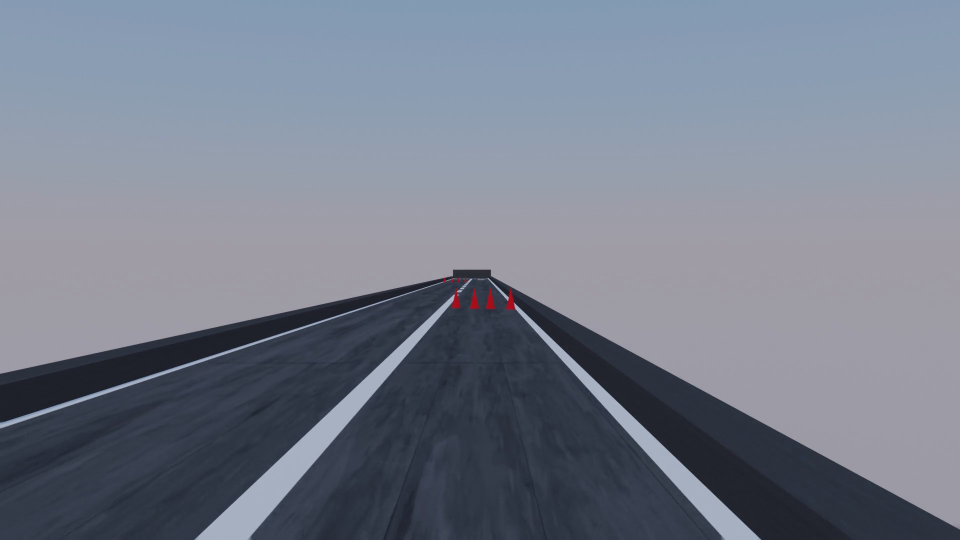
//> input picture frame 35 of Codes/UVproj/1.mp4, 1920 x 1080 px (shown at 1/2 size)
$ ./all_in_one   (built with g++ and OpenCV 4)
//> lines starting //> are read from the running program, lines starting //| are printed output that depends on the picture; after the words box and inside, x2 and y2 are one past the last pixel; in counts of white or black regions, pixels touching at a corner belong together
//> in VideoProcess, frame is the input picture: 1080 rows x 1920 cols, CV_8UC3; mean B, G, R 140.4, 125.4, 118.6
#include <iostream>
#include <math.h>
#include <numeric>
#include <opencv4/opencv2/opencv.hpp>
#include <vector>
#include <opencv4/opencv2/core.hpp>

bool IF_READY = false;
bool IF_STOP = false; // 是否停止
bool IF_SLOW = false; // 是否减速

int ready_count = 0;
int zbera_count = 0;   // 识别到斑马线的帧数
int rhombus_count = 0; // 识别到菱形标的帧数

/* ROI区域提取
    @param inputFrame 输入图像
    @param points ROI区域的边界坐标点集

    @return ROI区域的Mat矩阵
*/
cv::Mat ROI_extract(cv::Mat inputFrame, std::vector<cv::Point> points)
{
    cv::Mat dst, src;
    src = inputFrame;
    cv::Mat ROI = cv::Mat::zeros(src.size(), CV_8UC1);
    std::vector<std::vector<cv::Point>> contours; // 轮廓
    std::vector<cv::Point> pts;

    for (int i = 0; i < points.size(); i++)
    {
        pts.push_back(points[i]);
    }

    contours.push_back(pts);
    drawContours(ROI, contours, 0, cv::Scalar(255), -1); // 用白色填充多边形区域
    src.copyTo(dst, ROI);                                // 掩码运算

    return dst;
}

/* 两点间距离计算
    @param point0 起始点
    @param pointA 结束点

    @return distance 斜率
*/
double getDistance(cv::Point pointO, cv::Point pointA)
{
    double distance;
    distance = powf((pointO.x - pointA.x), 2) + powf((pointO.y - pointA.y), 2);
    distance = sqrtf(distance);

    return distance;
}

/* 绝对值计算
    @param input 输入值

    @return 输入值的绝对值
*/
template <typename T>
// [4 lines left out: function getAbs, not called in this run]

/* 直线斜率计算
    @param pointA 直线上第一点
    @param pointB 直线上第二点

    @return slope 斜率
*/
// [7 lines left out: function getSlope, not called in this run]

/* 斑马线识别函数
    @param frame 要处理的帧
    @param draw 要绘制轮廓的图像
*/
cv::Mat If_ZebraCrossing(cv::Mat frame, cv::Mat draw)
{

    /**** 识别前 图像处理 ****/
    cv::Mat gray, ROI, bulr, thres, canny, element, dilate;
    bool Is_approach = false;

    // ROI提取
    std::vector<cv::Point> points;
    double max_X = frame.size().width;
    double max_Y = frame.size().height;
    points.push_back(cv::Point((max_X / 5) * 1, max_Y));           // LD
    points.push_back(cv::Point((max_X / 5) * 4, max_Y));           // RD
    points.push_back(cv::Point((max_X / 5) * 3, (max_Y / 5) * 3)); // RU
    points.push_back(cv::Point((max_X / 5) * 2, (max_Y / 5) * 3)); // RD
    ROI = ROI_extract(frame, points);
//> in ROI_extract, `drawContours(ROI, contours, 0, cv::Scalar(255), -1);`:
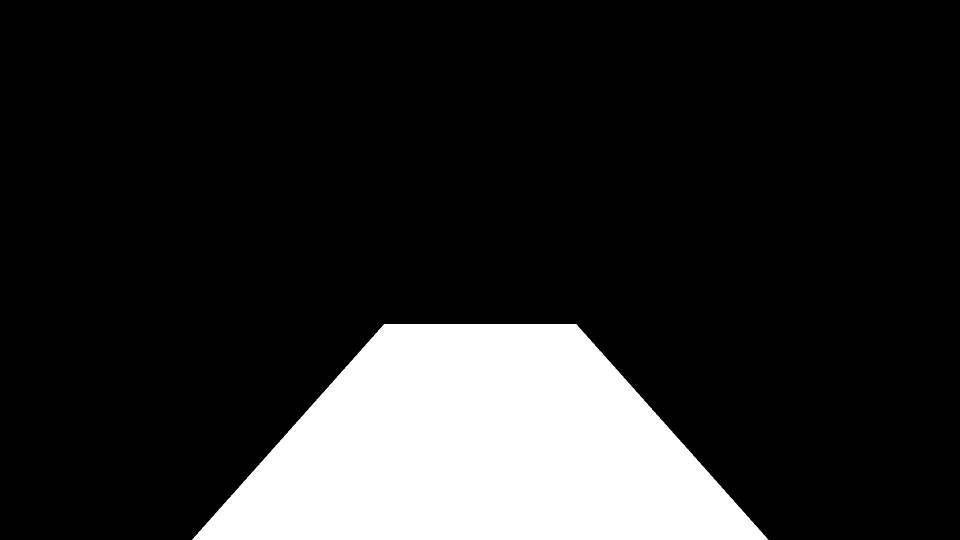
//> ROI: 1080 rows x 1920 cols, CV_8UC1 (shown at 1/2 size); 16% white; 1 white region, box (x1, y1, x2, y2) and area: (384, 648, 1537, 1080) 332208
//> in ROI_extract, `src.copyTo(dst, ROI);`:
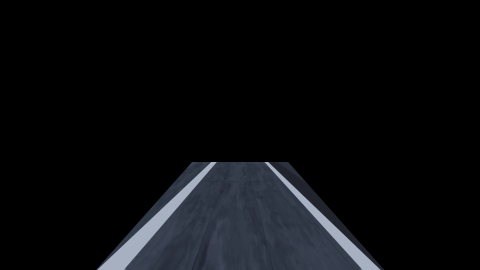
//> dst: 1080 rows x 1920 cols, CV_8UC3 (shown at 1/4 size); mean B, G, R 13.9, 11.6, 10.4
    line(draw, points[1], points[2], cv::Scalar(0, 255, 0), 1, 8);
//> draw: 1080 rows x 1920 cols, CV_8UC3; 432 pixels changed, all inside (x1, y1, x2, y2) = (1152, 648, 1537, 1080)
    line(draw, points[2], points[3], cv::Scalar(0, 255, 0), 1, 8);
//> draw: 1080 rows x 1920 cols, CV_8UC3; mean B, G, R 140.3, 125.5, 118.5
    line(draw, points[3], points[0], cv::Scalar(0, 255, 0), 1, 8);
//> draw: 1080 rows x 1920 cols, CV_8UC3; mean B, G, R 140.3, 125.5, 118.5
    // 转灰度
    cv::cvtColor(ROI, gray, cv::COLOR_BGR2GRAY);
    // 高斯滤波
    cv::GaussianBlur(gray, bulr, cv::Size(7, 7), 0, 0);
    // 阈值化处理
    cv::threshold(bulr, thres, 150, 255, cv::THRESH_BINARY);
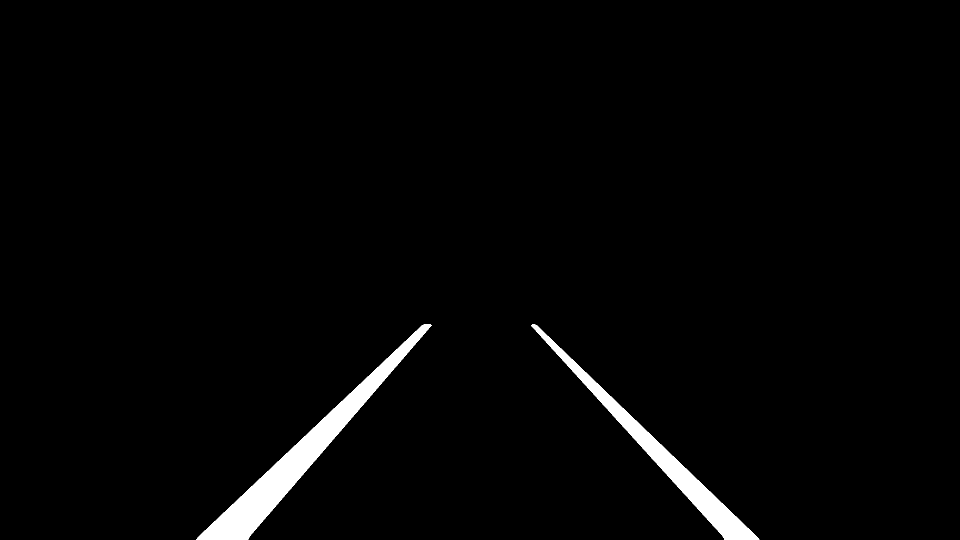
//> thres: 1080 rows x 1920 cols, CV_8UC1 (shown at 1/2 size); 2.1% white; 2 white regions, box (x1, y1, x2, y2) and area: (392, 649, 863, 1080) 26365, (1062, 649, 1519, 1080) 17333
    // 腐蚀处理(防止斑马线与停止线粘连)
    element = cv::getStructuringElement(cv::MORPH_RECT, cv::Size(5, 5));
    cv::dilate(thres, dilate, element);
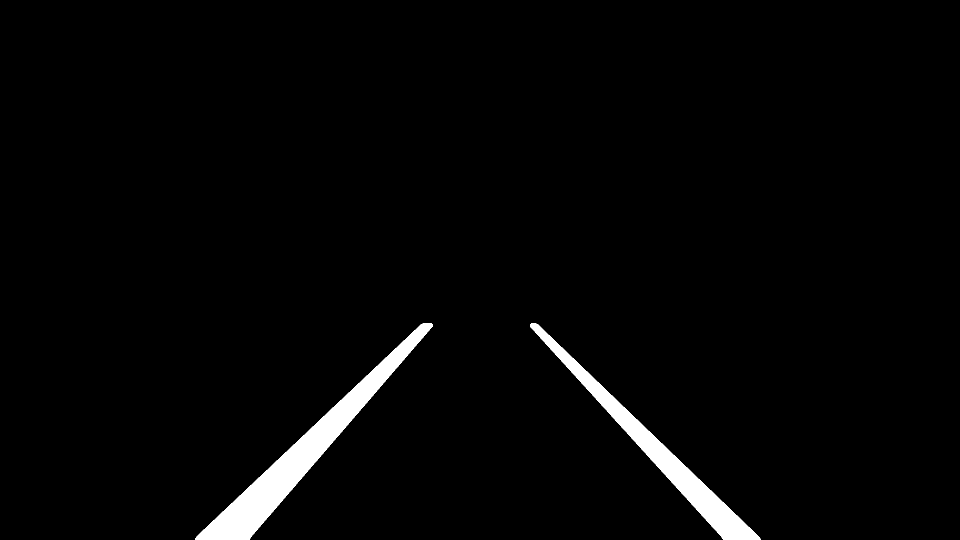
//> dilate: 1080 rows x 1920 cols, CV_8UC1 (shown at 1/2 size); 2.4% white; 2 white regions
    /**** 识别前图像处理 结束 ****/

    /**** 识别斑马线块 ****/
    // 定义-存储轮廓
    std::vector<std::vector<cv::Point>> contours;
    // 定义-存储轮廓层级信息
    std::vector<cv::Vec4i> hierachy;
    // 查找轮廓
    cv::findContours(dilate, contours, hierachy, cv::RETR_TREE,
                     cv::CHAIN_APPROX_NONE);
//> contours = 2 contours; box (x1, y1, x2, y2) and area: (390, 647, 865, 1080) 29263, (1060, 647, 1521, 1080) 20268
    // 定义-存储满足条件的四边形角点集合
    std::vector<cv::Point> all_points;

    // 定义-斑马线白块的总面积
    double white_area = 0;
    // 定义-斑马线白块的补偿面积(应用: （凸包面积 + 补偿面积） 应等于 （斑马线白块的总面积 * 2） )
    double white_extern_area = 0;

    // 定义-最小轮廓面积
    int min_area = 1000;
    for (int i = 0; i < contours.size(); i++)
    {
        if (cv::contourArea(contours[i]) > min_area)
        {
            // 定义-存储多边形逼近的角点
            std::vector<cv::Point2f> points;
            // 多边形逼近
            cv::approxPolyDP(contours[i], points, 10.0, true);

            // 筛选出四边形
            if (points.size() == 4)
            {

                // 绘制角点
                for (int j = 0; j < points.size(); j++)
                {
                    std::string text = std::to_string(j + 1);
                    cv::putText(draw, text, points[j], 1, 3, cv::Scalar(255, 0, 0), 2, 8);
                    cv::circle(draw, points[j], 4, cv::Scalar(255, 0, 0), -1, 8,
                               0);
                }
                // 绘制轮廓
                for (int j = 0; j < contours[i].size(); j++)
                {
                    cv::circle(draw, contours[i][j], 1, cv::Scalar(0, 255, 0), -1, 8,
                               0);
                }

                // 按长宽比例筛选四边形

                // 定义-长宽比(利用问号表达式使其大于一)
                double len_to_wid_ratio = (getDistance(points[0], points[1]) >= getDistance(points[1], points[2])) ? (getDistance(points[0], points[1]) / getDistance(points[1], points[2])) : (getDistance(points[1], points[2]) / getDistance(points[0], points[1]));

                if (len_to_wid_ratio < 6)
                {
                    for (int j = 0; j < 4; j++)
                    {
                        all_points.push_back(points[j]);
                    }
                    if (white_extern_area == 0)
                    {
                        white_extern_area = cv::contourArea(contours[i]);
                    }
                    white_area += cv::contourArea(contours[i]);
                    cv::putText(draw, "ZebraBlock", points[0], 1, 1, cv::Scalar(255, 255, 0), 2, 8);
                }
            }
        }
    }
//> this loop made 2 passes
//> (distance in getDistance, distance in getDistance (second call), len_to_wid_ratio) on passes 1 to 2: (579.2, 73, 7.93), (22, 624.6, 28.39)
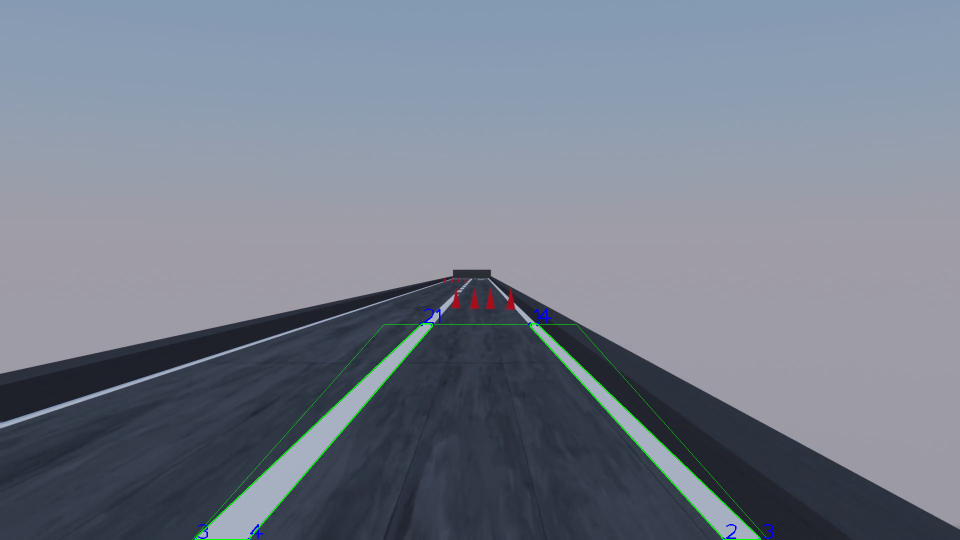
//> draw: 1080 rows x 1920 cols, CV_8UC3 (shown at 1/2 size); mean B, G, R 140.2, 126, 118.3
//> after the loop, white_extern_area = 0; white_area = 0
    /**** 识别斑马线块 结束 ****/

    /**** 识别斑马线 ****/
    // 如果四边形数量大于3认为有可能识别到斑马线
    if (all_points.size() >= 16)
    {
        // 定义-凸包点集
        std::vector<cv::Point> hull_points;
        // 求凸包点集
        cv::convexHull(all_points, hull_points);
        // 求凸包面积
        double hull_area = cv::contourArea(hull_points);

        // 定义-最小外接矩形
        cv::RotatedRect box;
        cv::Point2f rect[4];
        // 计算每个轮廓最小外接矩形
        box = cv::minAreaRect(cv::Mat(all_points));
        // 把最小外接矩形四个端点复制给rect数组
        box.points(rect);
        // 求外接矩形长宽
        unsigned int width = (getDistance(rect[0], rect[1]) > getDistance(rect[1], rect[2])) ? (getDistance(rect[0], rect[1])) : (getDistance(rect[1], rect[2])),
                     length = (getDistance(rect[0], rect[1]) < getDistance(rect[1], rect[2])) ? (getDistance(rect[0], rect[1])) : (getDistance(rect[1], rect[2]));

        // 求最靠近视频流底部的点
        double y_max = 0;
        for (int i = 0; i < 4; i++)
        {
            if (y_max < rect[i].y)
                y_max = rect[i].y;
        }

        // 定义斑马线总长宽比
        double zebra_ratio = 4.5;
        // 求置信度(凸包面积 + 补偿面积 ?= 斑马线块总面积*2)
        double confidence_level = ((hull_area + white_extern_area) <= (white_area * 2)) ? ((hull_area + white_extern_area) / (white_area * 2)) : ((white_area * 2) / (hull_area + white_extern_area));
        // 文字信息
        std::string text = "ZebraCrossing|Score:";
        text.append(std::to_string(confidence_level));
        text.append("|Dist:");
        text.append(std::to_string(frame.size().height - y_max));

        /* 最后的筛选：
            1.判断外接矩形长宽是否符合比例
            2.判断置信度是否大于0.8
            3.判断斑马线距离视频流底部距离是否小于100px
           如果满足：
            识别到斑马线的帧数（zbera_count）+1
        */
        if ((length * zebra_ratio < width) && (confidence_level >= 0.8) && (frame.size().height - y_max < 100))
        {
            // 视觉显示
            cv::putText(draw, text, rect[0], 1, 3, cv::Scalar(0, 255, 0), 2, 8);
            for (int j = 0; j < 4; j++)
            {
                line(draw, rect[j], rect[(j + 1) % 4], cv::Scalar(0, 255, 0), 3, 8); // 绘制最小外接矩形每条边
            }
            //

            zbera_count++;
            Is_approach = true;
        }
        else
        {
            cv::putText(draw, text, rect[0], 1, 3, cv::Scalar(0, 0, 255), 2, 8);
            for (int j = 0; j < 4; j++)
            {
                line(draw, rect[j], rect[(j + 1) % 4], cv::Scalar(0, 0, 255), 3, 8); // 绘制最小外接矩形每条边
            }
        }
    }
    /**** 识别斑马线 结束 ****/

    /* 判断是否停止：
        当 zbera_count > 5 且 斑马线距离视频流底部距离满足条件 时 输出停止信号
    */
    cv::String text = "IF_STOP:";
    if ((zbera_count > 5) && Is_approach == true)
    {
        IF_STOP = true;
    }

    if (IF_STOP == true)
    {
        text.append("YES");
        cv::putText(draw, std::to_string(zbera_count), cv::Point(50, 100), 1, 4, cv::Scalar(0, 255, 0), 4, 8);
        cv::putText(draw, text, cv::Point(50, 50), 1, 4, cv::Scalar(0, 255, 0), 4, 8);
    }
    else
    {
        text.append("NO");
        cv::putText(draw, std::to_string(zbera_count), cv::Point(50, 100), 1, 4, cv::Scalar(0, 0, 255), 4, 8);
//> draw: 1080 rows x 1920 cols, CV_8UC3; 472 pixels changed, all inside (x1, y1, x2, y2) = (56, 58, 85, 99)
        cv::putText(draw, text, cv::Point(50, 50), 1, 4, cv::Scalar(0, 0, 255), 4, 8);
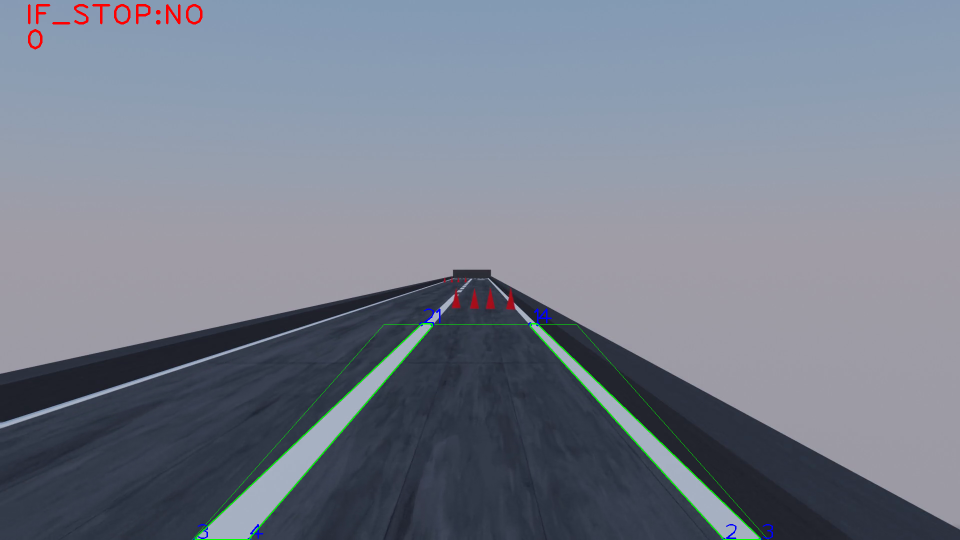
//> draw: 1080 rows x 1920 cols, CV_8UC3 (shown at 1/2 size); mean B, G, R 139.8, 125.7, 118.5
//> text = "IF_STOP:NO"
    }

    return draw;
}

/* 菱形标识别函数
    @param frame: 要处理的帧
    @param draw: 要绘制轮廓的图像
*/
// [145 lines left out: function If_Rhombus, not called in this run]

void VideoProcess(cv::VideoCapture video)
{
    cv::namedWindow("a", 0);
    cv::resizeWindow("a", 1000, 500);

    int count = 0;
    while (1)
    {

        count++;

        cv::Mat frame, draw;
        video >> frame; // 从视频中读取一帧图像
        draw = frame;

        if (frame.empty())
            break; // 如果图像为空，表示已经读取完所有帧，跳出循环

        double time0 = static_cast<double>(cv::getTickCount());

        if (count > 0)
        {
            frame = If_ZebraCrossing(frame, draw);

            cv::imshow("a", frame);
            cv::waitKey(1);
        }

        cv::waitKey(1);

        double time1 = ((double)cv::getTickCount() - time0) / cv::getTickFrequency();

        std::cout << "FPS: " << (int)(1 / time1) << " | "
                  << "Processing frame: " << count << std::endl;
    }
}

// [64 lines of commented-out code are left out]

int main()
{
    cv::VideoCapture video;
    video.open("1.mp4"); // 打开视频文件/摄像头

    VideoProcess(video); // 处理视频帧

    video.release(); // 关闭视频文件/摄像头

    return 0;
}

$ run again, starting later in the video
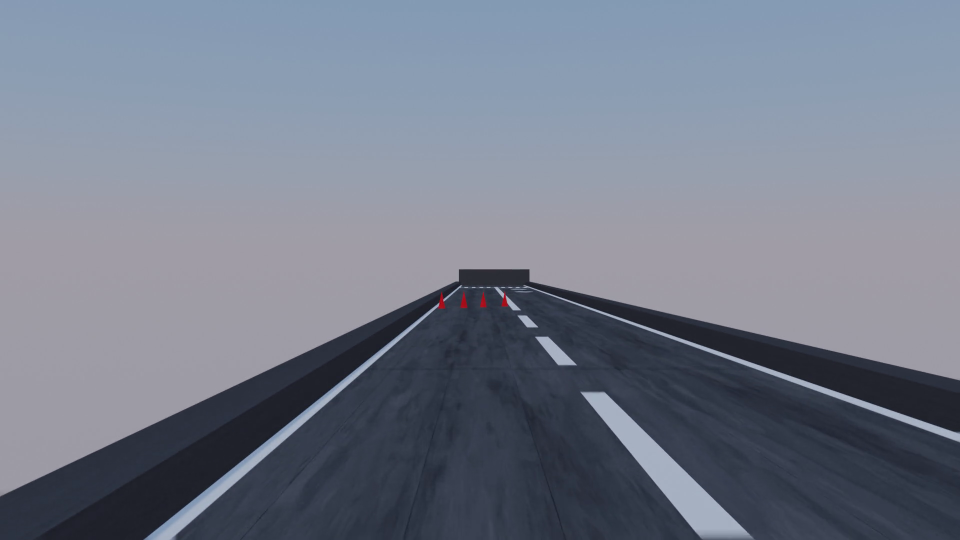
//> input picture frame 157 of Codes/UVproj/1.mp4, 1920 x 1080 px (shown at 1/2 size)
//> in VideoProcess, frame is the input picture: 1080 rows x 1920 cols, CV_8UC3; mean B, G, R 138.8, 123.8, 116.8
//> ROI: 1080 rows x 1920 cols, CV_8UC1; 16% white; 1 white region, box (x1, y1, x2, y2) and area: (384, 648, 1537, 1080) 332208
//> in If_ZebraCrossing, `cv::threshold(bulr, thres, 150, 255, cv::THRESH_BINARY);`:
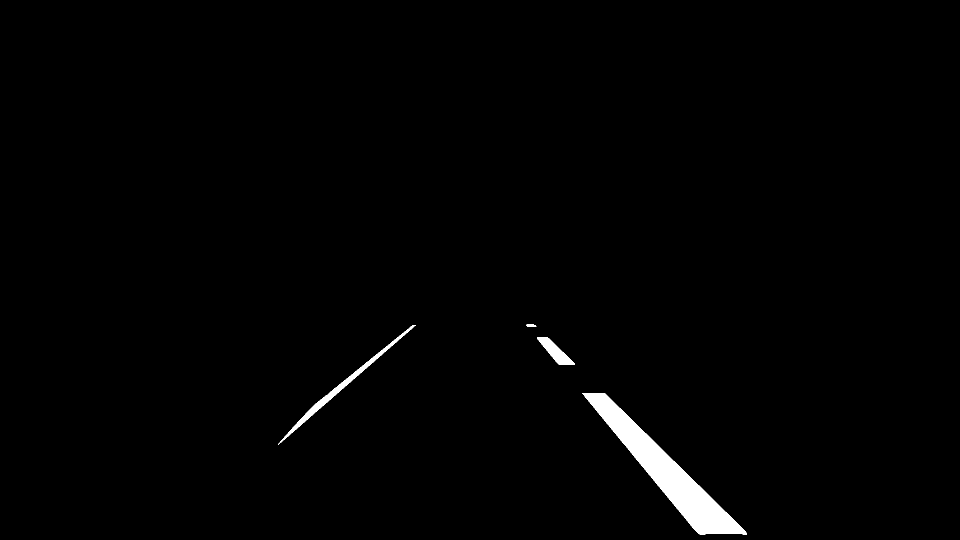
//> thres: 1080 rows x 1920 cols, CV_8UC1 (shown at 1/2 size); 1.2% white; 4 white regions, box (x1, y1, x2, y2) and area: (1165, 786, 1494, 1069) 20694, (556, 650, 831, 890) 3013, (1074, 675, 1150, 729) 1586, (1052, 649, 1073, 654) 86
//> dilate: 1080 rows x 1920 cols, CV_8UC1; 1.5% white; 4 white regions
//> in If_ZebraCrossing, `cv::findContours(dilate, contours, hierachy, cv::RETR_TREE, cv::CHAIN_..`: contours = 4 contours; box (x1, y1, x2, y2) and area: (1163, 784, 1496, 1071) 22799, (554, 648, 833, 892) 4801, (1072, 673, 1152, 731) 2032, (1050, 647, 1075, 656) 177
//> the loop in If_ZebraCrossing, `for (int i = 0; i < contours.size(); i++)` made 4 passes
//> (distance in getDistance, distance in getDistance (second call), len_to_wid_ratio, white_extern_area, white_area) on pass 1: (367.5, 100, 3.67, 22799, 22799)
//> after the loop in If_ZebraCrossing, `for (int i = 0; i < contours.size(); i++)`: all_points = 8 Points (x, y): [1163, 784], [1395, 1069], [1495, 1070], [1212, 785], [1072, 673], [1115, 730], [1151, 730], [1099, 674]; white_extern_area = 22799; white_area = 24831
//> in If_ZebraCrossing, `cv::putText(draw, text, cv::Point(50, 50), 1, 4, cv::Scalar(0, 0, 255)..`:
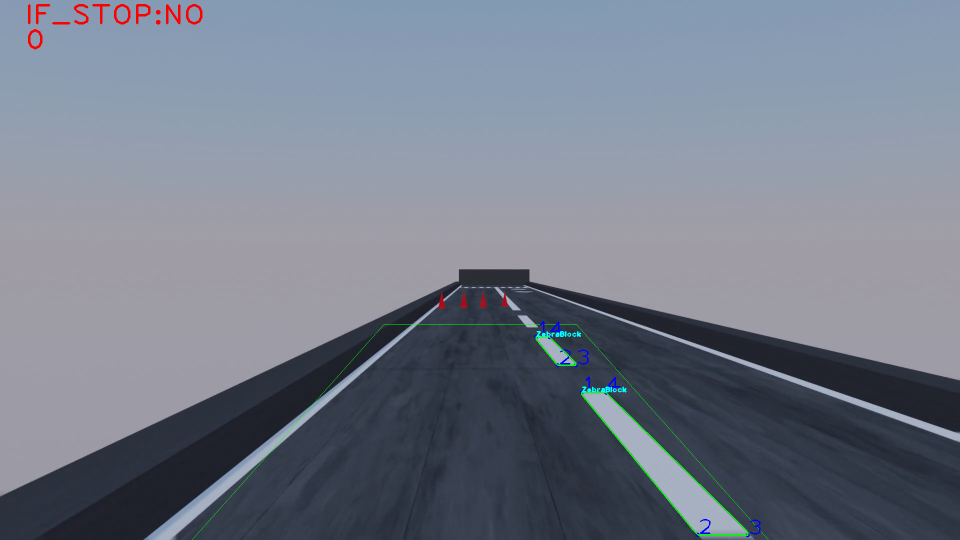
//> draw: 1080 rows x 1920 cols, CV_8UC3 (shown at 1/2 size); mean B, G, R 138.4, 123.8, 116.8
//> text = "IF_STOP:NO"
